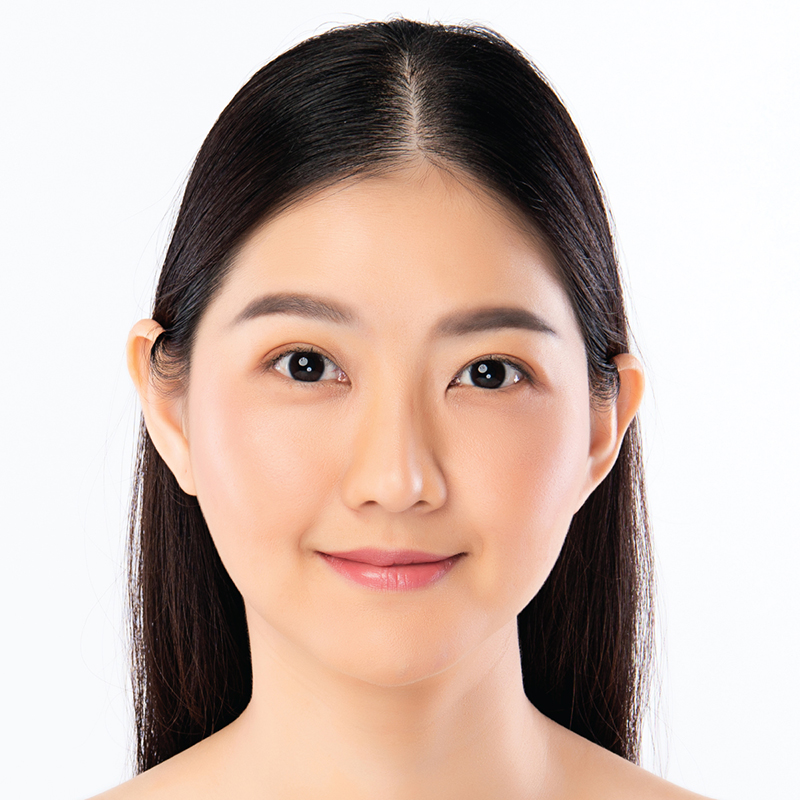
#> input picture women.jpg, 800 x 800 px
$ python Detect_face_by_img.py
#> lines starting #> are read from the running program, lines starting #| are printed output that depends on the picture; after the words box and inside, x2 and y2 are one past the last pixel; in counts of white or black regions, pixels touching at a corner belong together
import cv2
# โหลด cascade classifier
faceCascade = cv2.CascadeClassifier("haarcascade_frontalface_default.xml")
eyeCascade = cv2.CascadeClassifier("eye.xml")
noseCascade = cv2.CascadeClassifier("nose.xml")
mouthCascade = cv2.CascadeClassifier("mouth.xml")
# ฟังก์ชันวาดกรอบและเพิ่มข้อความ
def draw_boundary(img, classifier, scaleFactor, minNeighbors, color, text):
    gray = cv2.cvtColor(img, cv2.COLOR_BGR2GRAY)
    features = classifier.detectMultiScale(gray, scaleFactor, minNeighbors)
    for (x, y, w, h) in features:
        cv2.rectangle(img, (x, y), (x + w, y + h), color, 2)
        cv2.putText(img, text, (x, y - 10), cv2.FONT_HERSHEY_SIMPLEX, 0.8, color, 2)
    return img

# ฟังก์ชันตรวจจับใบหน้า

def detect(img, faceCascade):
    img = draw_boundary(img, faceCascade, 1.1, 5, (0, 255, 0), "Face")
    img = draw_boundary(img, eyeCascade, 1.1, 5, (155, 0, 0), "eye")
    img = draw_boundary(img, noseCascade, 1.1, 30, (0, 0, 255), "nose")
    img = draw_boundary(img, mouthCascade, 1.1, 40, (70, 0, 100), "mouth")
    return img
# อ่านภาพจากไฟล์

img = cv2.imread('women.jpg')
#> img is the input picture: shape (800, 800, 3); mean B, G, R 175.4, 184.1, 203.4

# ตรวจสอบว่าภาพถูกโหลดสำเร็จหรือไม่
if img is None:
    print("ข้อผิดพลาด: ไม่สามารถโหลดภาพได้")
    exit()

# ตรวจจับใบหน้า
img = detect(img, faceCascade)
#> in draw_boundary, `gray = cv2.cvtColor(img, cv2.COLOR_BGR2GRAY)`:
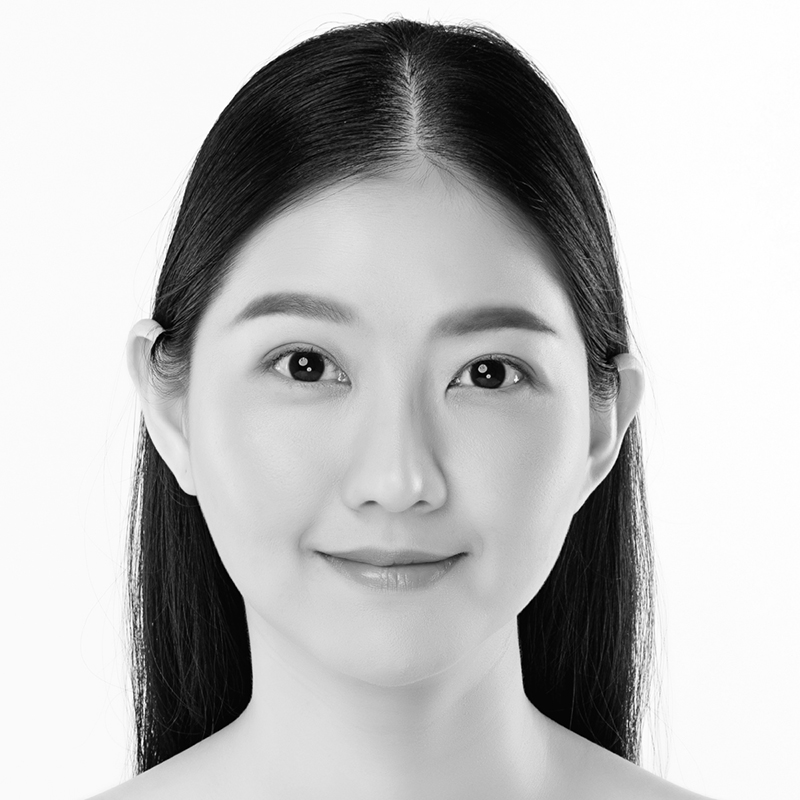
#> gray: shape (800, 800); min 0, max 255, mean 188.9
#> in draw_boundary, `features = classifier.detectMultiScale(gray, scaleFactor, minNeighbors)`: features = [[137, 172, 503, 503]]
#> the loop in draw_boundary, `for (x, y, w, h) in features:` made 1 pass
#> after the loop in draw_boundary, `for (x, y, w, h) in features:`:
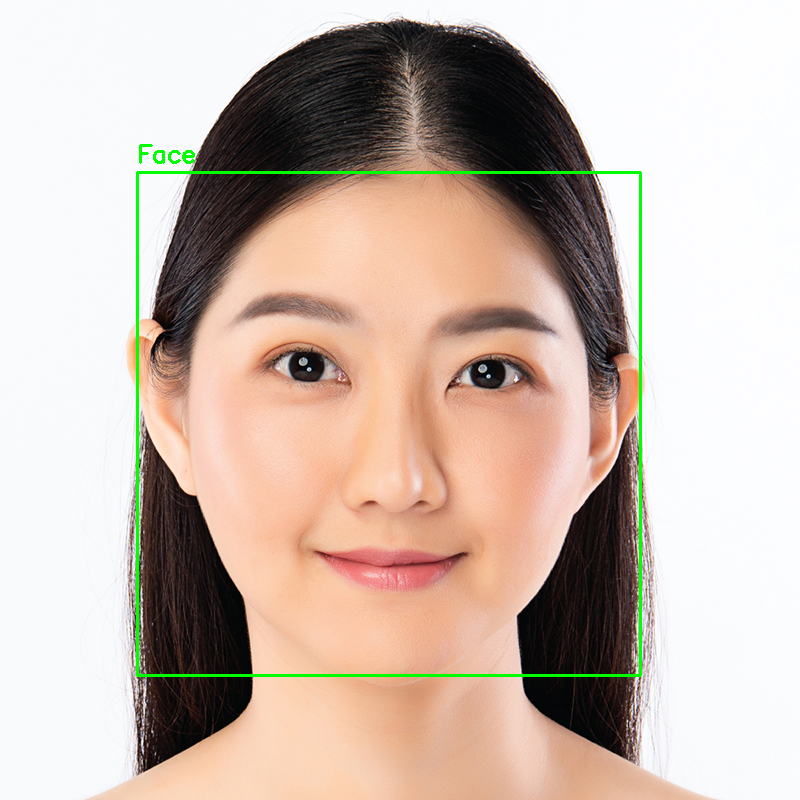
#> img: shape (800, 800, 3); 1.01% of pixels changed, all inside (x1, y1, x2, y2) = (136, 144, 642, 677)
#> call 2 of draw_boundary, with scaleFactor = 1.1, minNeighbors = 5, color = (155, 0, 0), text = 'eye'
#> in draw_boundary (call 2), `features = classifier.detectMultiScale(gray, scaleFactor, minNeighbors)`: features = [[435, 322, 105, 105], [247, 314, 101, 101]]
#> the loop in draw_boundary (call 2), `for (x, y, w, h) in features:` made 2 passes
#> after the loop in draw_boundary (call 2), `for (x, y, w, h) in features:`:
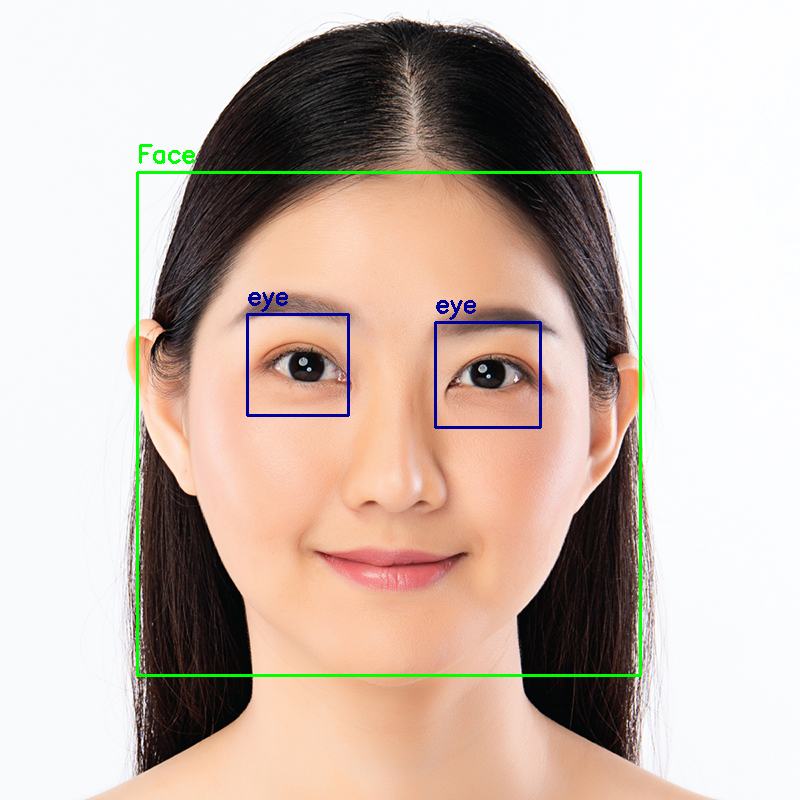
#> img: shape (800, 800, 3); 0.49% of pixels changed, all inside (x1, y1, x2, y2) = (246, 292, 542, 429)
#> call 3 of draw_boundary, with scaleFactor = 1.1, minNeighbors = 30, color = (0, 0, 255), text = 'nose'
#> in draw_boundary (call 3), `features = classifier.detectMultiScale(gray, scaleFactor, minNeighbors)`: features = [[327, 443, 127, 106]]
#> the loop in draw_boundary (call 3), `for (x, y, w, h) in features:` made 1 pass
#> after the loop in draw_boundary (call 3), `for (x, y, w, h) in features:`:
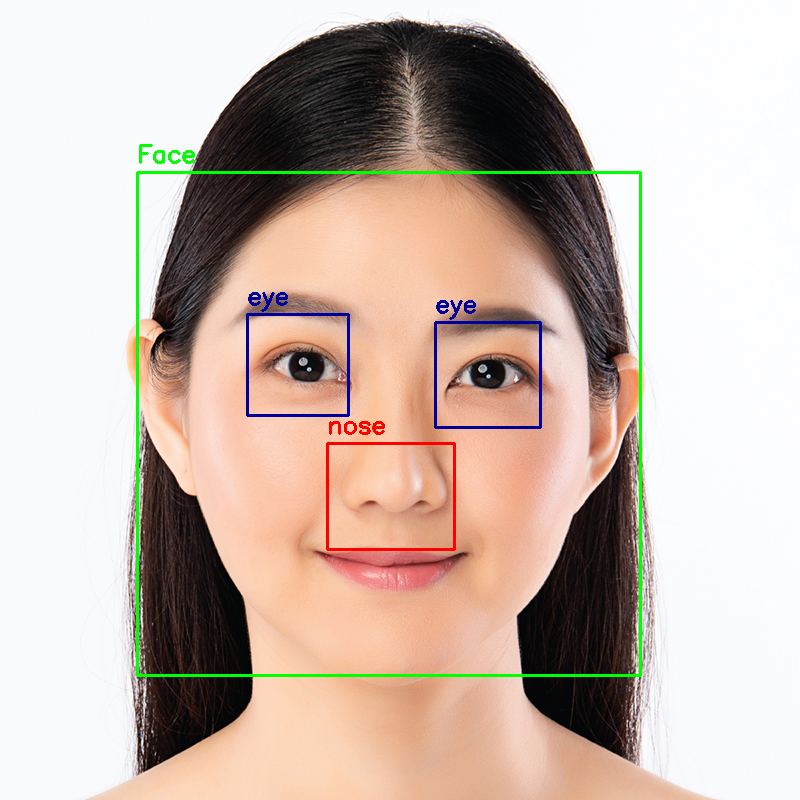
#> img: shape (800, 800, 3); 0.28% of pixels changed, all inside (x1, y1, x2, y2) = (326, 421, 456, 551)
#> call 4 of draw_boundary, with scaleFactor = 1.1, minNeighbors = 40, color = (70, 0, 100), text = 'mouth'
#> in draw_boundary (call 4), `gray = cv2.cvtColor(img, cv2.COLOR_BGR2GRAY)`:
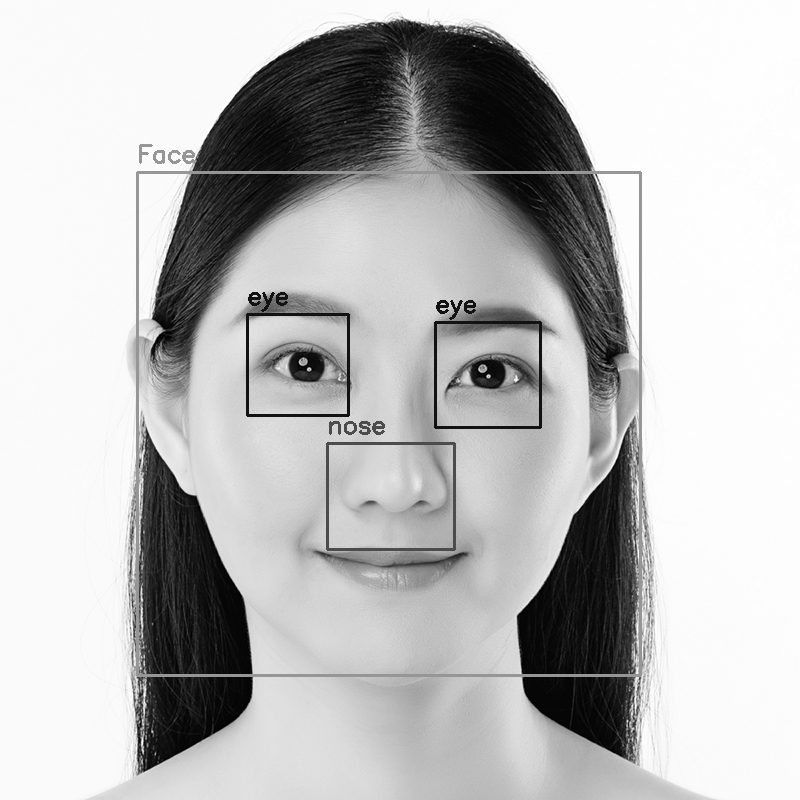
#> gray: shape (800, 800); min 0, max 255, mean 187.6
#> in draw_boundary (call 4), `features = classifier.detectMultiScale(gray, scaleFactor, minNeighbors)`: features = [[318, 526, 156, 94]]
#> the loop in draw_boundary (call 4), `for (x, y, w, h) in features:` made 1 pass
#> after the loop in draw_boundary (call 4), `for (x, y, w, h) in features:`:
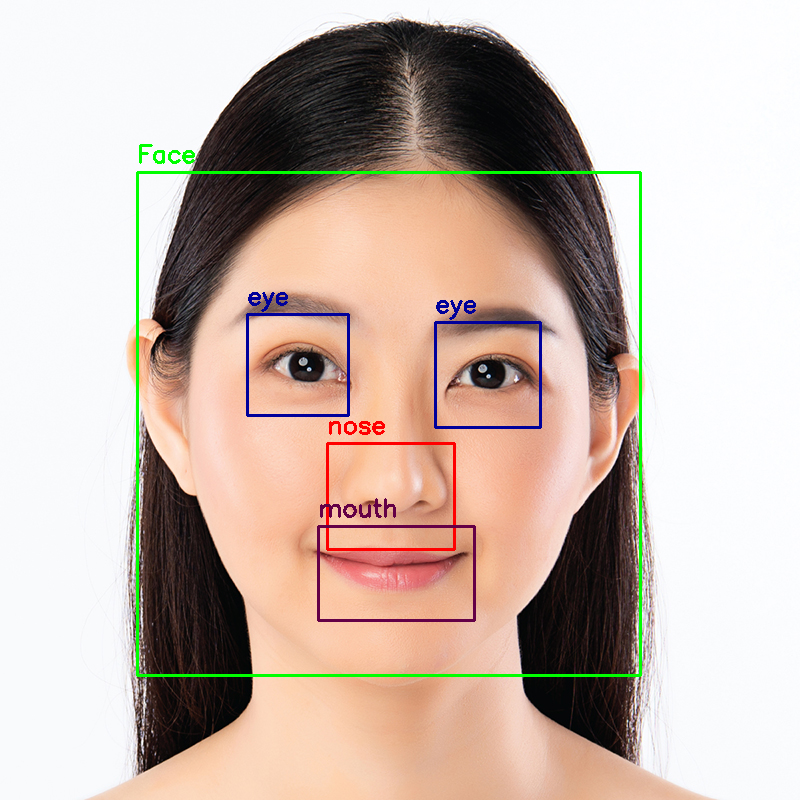
#> img: shape (800, 800, 3); 0.32% of pixels changed, all inside (x1, y1, x2, y2) = (317, 498, 476, 622)
# แสดงผลภาพ
cv2.imshow("output", img)
# รอการกดปุ่ม 'e' เพื่อปิดหน้าต่าง

while True:
    if cv2.waitKey(1) & 0xFF == ord('e'):
#> (key e is pressed here)
        break
# ปิดหน้าต่างทั้งหมด
cv2.destroyAllWindows()
